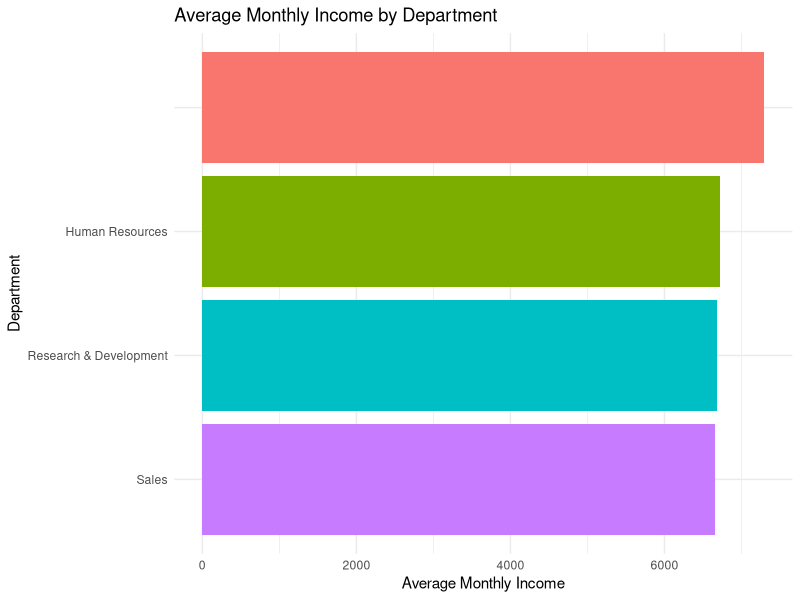
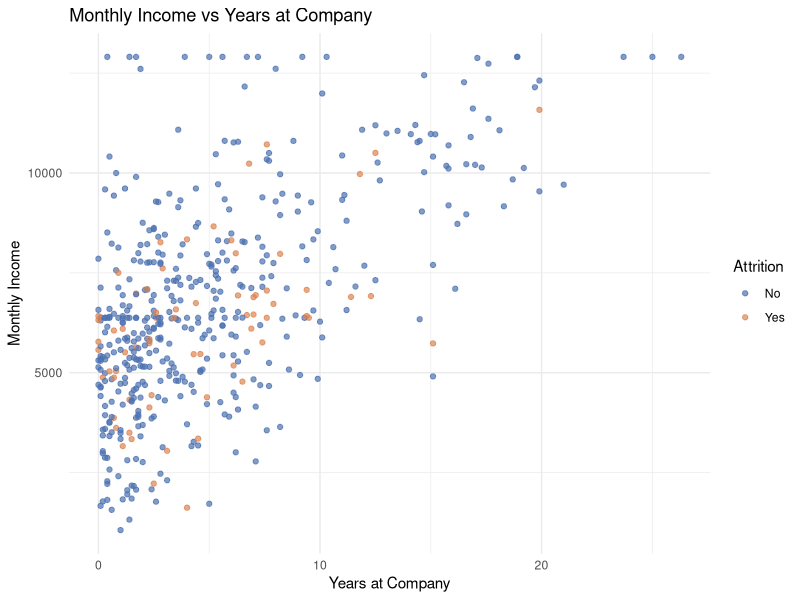
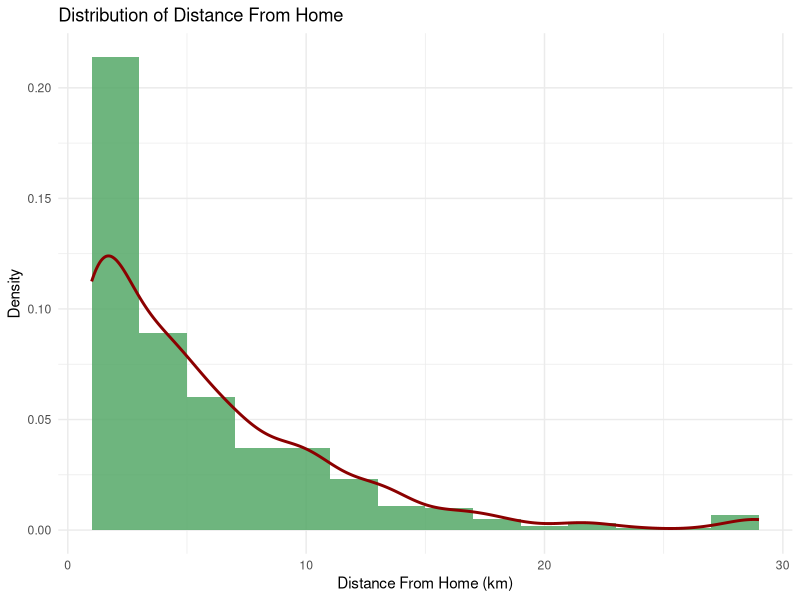
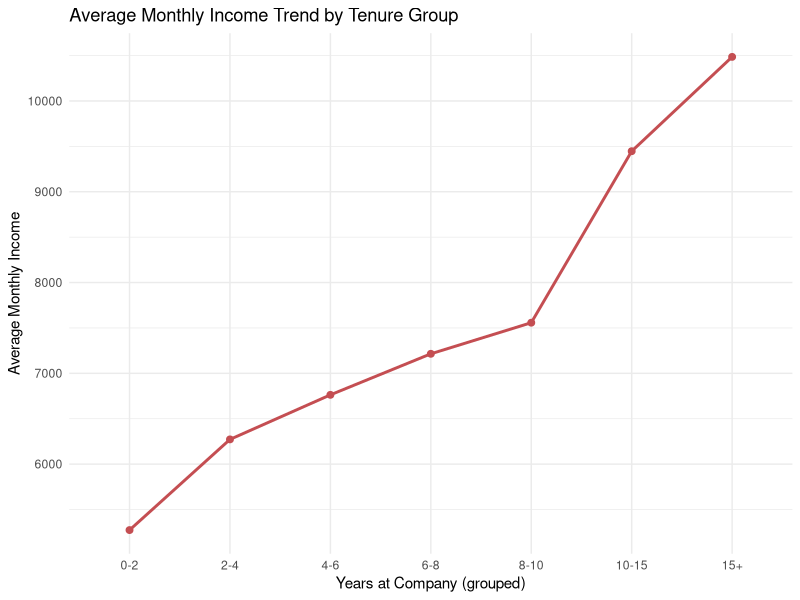
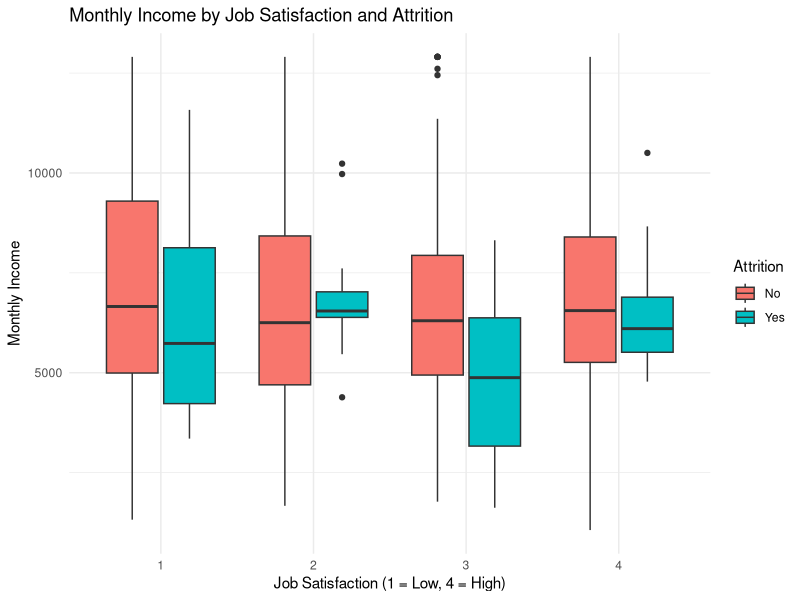
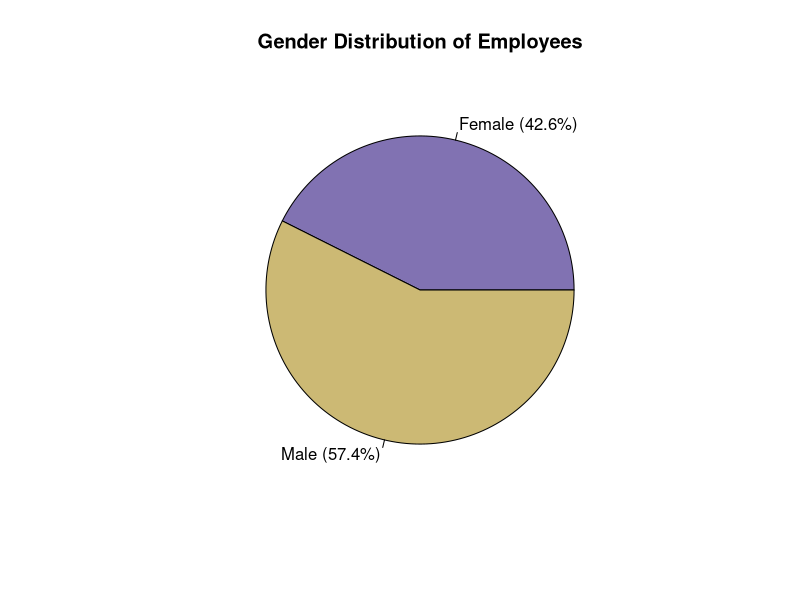
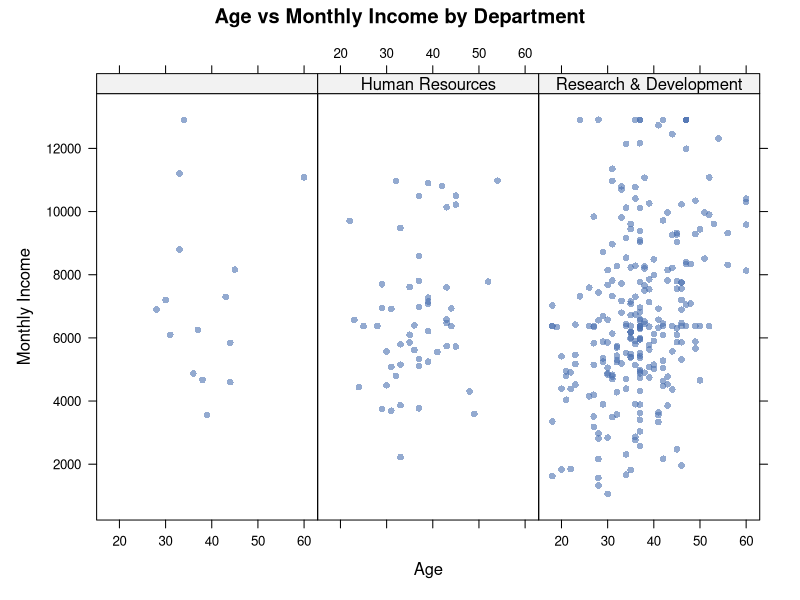
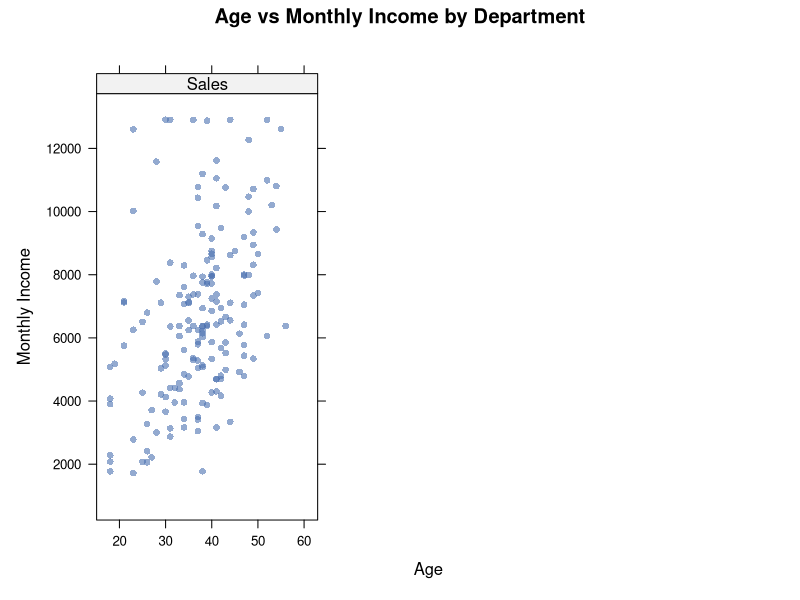

Generate these figures, in order, with R:
## =============================================================
## Week 2 Task: Data Visualization and Insight Communication using R
## Dataset : Employee Attrition Dataset (continued from Week 1)
## Author  : <Your Name>
## =============================================================

## ---- 0. Load required libraries -------------------------------
# install.packages(c("tidyverse","lattice"))
library(tidyverse)   # ggplot2, dplyr
library(lattice)     # lattice plotting system

## ---- 1. Load the cleaned dataset from Week 1 --------------------
df <- read.csv("employee_attrition.csv", stringsAsFactors = FALSE)

# Re-apply Week 1 cleaning steps (median/mode imputation, outlier capping)
df$Age[is.na(df$Age)] <- median(df$Age, na.rm = TRUE)
df$MonthlyIncome[is.na(df$MonthlyIncome)] <- median(df$MonthlyIncome, na.rm = TRUE)
df$DistanceFromHome[is.na(df$DistanceFromHome)] <- median(df$DistanceFromHome, na.rm = TRUE)

get_mode <- function(x) {
  ux <- na.omit(unique(x))
  ux[which.max(tabulate(match(x, ux)))]
}
df$Department[is.na(df$Department)] <- get_mode(df$Department)
df$MaritalStatus[is.na(df$MaritalStatus)] <- get_mode(df$MaritalStatus)

q1 <- quantile(df$MonthlyIncome, 0.25); q3 <- quantile(df$MonthlyIncome, 0.75)
iqr <- q3 - q1
df$MonthlyIncome_capped <- pmin(pmax(df$MonthlyIncome, q1 - 1.5*iqr), q3 + 1.5*iqr)

str(df)
summary(df[, c("Age","MonthlyIncome_capped","YearsAtCompany","DistanceFromHome")])

## =============================================================
## VISUALIZATION 1 (ggplot2) : Bar Chart
## Average Monthly Income by Department
## =============================================================
avg_income_dept <- df %>%
  group_by(Department) %>%
  summarise(avg_income = mean(MonthlyIncome_capped)) %>%
  arrange(avg_income)

ggplot(avg_income_dept, aes(x = reorder(Department, avg_income), y = avg_income, fill = Department)) +
  geom_col(show.legend = FALSE) +
  coord_flip() +
  labs(title = "Average Monthly Income by Department",
       x = "Department", y = "Average Monthly Income") +
  theme_minimal()

## =============================================================
## VISUALIZATION 2 (ggplot2) : Scatter Plot
## Monthly Income vs Years at Company, coloured by Attrition
## =============================================================
ggplot(df, aes(x = YearsAtCompany, y = MonthlyIncome_capped, color = Attrition)) +
  geom_point(alpha = 0.7) +
  scale_color_manual(values = c("No" = "#4C72B0", "Yes" = "#DD8452")) +
  labs(title = "Monthly Income vs Years at Company",
       x = "Years at Company", y = "Monthly Income") +
  theme_minimal()

## =============================================================
## VISUALIZATION 3 (ggplot2) : Histogram
## Distribution of Distance From Home
## =============================================================
ggplot(df, aes(x = DistanceFromHome)) +
  geom_histogram(aes(y = after_stat(density)), bins = 15, fill = "#55A868", alpha = 0.85) +
  geom_density(color = "darkred", linewidth = 1) +
  labs(title = "Distribution of Distance From Home",
       x = "Distance From Home (km)", y = "Density") +
  theme_minimal()

## =============================================================
## VISUALIZATION 4 (ggplot2) : Line Chart
## Average Monthly Income Trend by Tenure Group
## =============================================================
df$YearsBucket <- cut(df$YearsAtCompany,
                       breaks = c(0,2,4,6,8,10,15,40),
                       labels = c("0-2","2-4","4-6","6-8","8-10","10-15","15+"))

trend <- df %>%
  filter(!is.na(YearsBucket)) %>%
  group_by(YearsBucket) %>%
  summarise(avg_income = mean(MonthlyIncome_capped))

ggplot(trend, aes(x = YearsBucket, y = avg_income, group = 1)) +
  geom_line(color = "#C44E52", linewidth = 1) +
  geom_point(color = "#C44E52", size = 2) +
  labs(title = "Average Monthly Income Trend by Tenure Group",
       x = "Years at Company (grouped)", y = "Average Monthly Income") +
  theme_minimal()

## =============================================================
## VISUALIZATION 5 (ggplot2) : Grouped Boxplot
## Monthly Income by Job Satisfaction and Attrition
## =============================================================
ggplot(df, aes(x = factor(JobSatisfaction), y = MonthlyIncome_capped, fill = Attrition)) +
  geom_boxplot() +
  labs(title = "Monthly Income by Job Satisfaction and Attrition",
       x = "Job Satisfaction (1 = Low, 4 = High)", y = "Monthly Income") +
  theme_minimal()

## =============================================================
## VISUALIZATION 6 (Base R plotting system) : Pie Chart
## Gender Distribution of Employees
## =============================================================
gender_counts <- table(df$Gender)
pct <- round(100 * gender_counts / sum(gender_counts), 1)
labels <- paste0(names(gender_counts), " (", pct, "%)")

pie(gender_counts, labels = labels,
    col = c("#8172B2", "#CCB974"),
    main = "Gender Distribution of Employees")

## =============================================================
## VISUALIZATION 7 (Lattice plotting system) : Faceted Scatter Plot
## Age vs Monthly Income, split by Department
## =============================================================
xyplot(MonthlyIncome_capped ~ Age | Department, data = df,
       main = "Age vs Monthly Income by Department",
       xlab = "Age", ylab = "Monthly Income",
       pch = 16, col = "#4C72B0", alpha = 0.6,
       layout = c(3, 1))

## ---- Key summary numbers referenced in the report -----------------
cat("Average income by department:\n"); print(avg_income_dept)
cat("\nIncome trend by tenure group:\n"); print(trend)
cat("\nGender distribution:\n"); print(gender_counts)

## =============================================================
## End of script
## =============================================================
